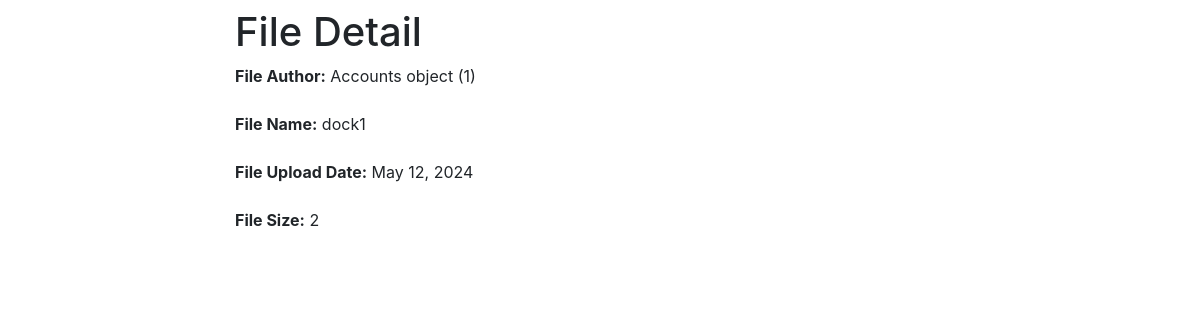
Screenshot of /files/1/ with the database file from the repository.
### main/models.py (models this page shows)
class Files(models.Model):
    author_file = models.ForeignKey(Accounts, on_delete=models.CASCADE, null=True)
    file_name = models.CharField(max_length=60)
    file_upload = models.DateField()
    file_size = models.IntegerField()

class Accounts(models.Model):
    user_name = models.CharField(max_length=60)
    user_email = models.CharField(max_length=60)
    user_date_registration = models.DateField()
    user_count_uploads = models.IntegerField(default=0)

### main/views.py (the view)
# urls.py: path('files/<int:file_id>/', main_views.get_file_by_id, name='get_file_by_id'),
def get_file_by_id(request, file_id):
    if request.method == 'GET':
        file = get_object_or_404(Files, id=file_id)
        return render(request, 'main/files_id.html', {'file': file})
    else:
        return HttpResponse(status=405)

### main/templates/main/files_id.html (shortened to what this page needs)
<!DOCTYPE html>
<html lang="en">
<head>
    <link rel="stylesheet" href="https://stackpath.bootstrapcdn.com/bootstrap/4.1.3/css/bootstrap.min.css">
</head>
<body>
<div class="container">
        <div class="row justify-content-center">
      <div class="col-8">
    <h1 class="mt-2">File Detail</h1>
    <p class="mt-0 mb-4"><strong>File Author:</strong> {{ file.author_file }}</p>
    <p class="mt-0 mb-4"><strong>File Name:</strong> {{ file.file_name }}</p>
    <p class="mt-0 mb-4"><strong>File Upload Date:</strong> {{ file.file_upload }}</p>
    <p class="mt-0 mb-4"><strong>File Size:</strong> {{ file.file_size }}</p>
          </div>
            </div>
</div>
</body>
</html>

### rows the page displays
Files: author_file "Accounts object (1)", file_name "dock1", file_upload "May 12, 2024", file_size "2"
